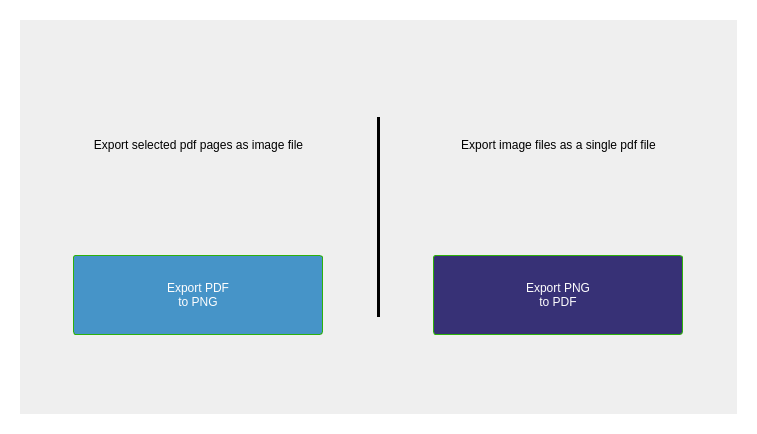
<?xml version="1.0" encoding="UTF-8"?>
<ui version="4.0">
 <class>Frame</class>
 <widget class="QFrame" name="Frame">
  <property name="geometry">
   <rect>
    <x>0</x>
    <y>0</y>
    <width>757</width>
    <height>434</height>
   </rect>
  </property>
  <property name="windowTitle">
   <string>Frame</string>
  </property>
  <property name="styleSheet">
   <string notr="true">
QFrame{
	border-width: 20;
	border-color: rgb(255,255,255);
	border-radius: 3;
	border-style: solid;
}

QPushButton{
	border-width: 1;
	border-color: rgb(46, 177, 11);
	border-radius: 3;
	border-style: solid;
	background-color: rgb(46, 177, 11);
	color: rgb(254, 254, 254);		
	font: 75 14pt &quot;Arial&quot;;
}

QLabel{
	border-width: 0;
}</string>
  </property>
  <property name="frameShape">
   <enum>QFrame::Box</enum>
  </property>
  <property name="lineWidth">
   <number>10</number>
  </property>
  <property name="midLineWidth">
   <number>0</number>
  </property>
  <layout class="QHBoxLayout" name="horizontalLayout_3">
   <property name="spacing">
    <number>0</number>
   </property>
   <property name="leftMargin">
    <number>0</number>
   </property>
   <property name="topMargin">
    <number>0</number>
   </property>
   <property name="rightMargin">
    <number>0</number>
   </property>
   <property name="bottomMargin">
    <number>0</number>
   </property>
   <item>
    <layout class="QHBoxLayout" name="horizontalLayout_5">
     <item>
      <layout class="QVBoxLayout" name="verticalLayout">
       <property name="spacing">
        <number>10</number>
       </property>
       <property name="sizeConstraint">
        <enum>QLayout::SetDefaultConstraint</enum>
       </property>
       <property name="leftMargin">
        <number>50</number>
       </property>
       <property name="topMargin">
        <number>25</number>
       </property>
       <property name="rightMargin">
        <number>50</number>
       </property>
       <property name="bottomMargin">
        <number>25</number>
       </property>
       <item>
        <widget class="QLabel" name="label">
         <property name="sizePolicy">
          <sizepolicy hsizetype="Expanding" vsizetype="Minimum">
           <horstretch>0</horstretch>
           <verstretch>0</verstretch>
          </sizepolicy>
         </property>
         <property name="minimumSize">
          <size>
           <width>100</width>
           <height>200</height>
          </size>
         </property>
         <property name="maximumSize">
          <size>
           <width>16777215</width>
           <height>200</height>
          </size>
         </property>
         <property name="text">
          <string>Export selected pdf pages as image file</string>
         </property>
         <property name="alignment">
          <set>Qt::AlignCenter</set>
         </property>
         <property name="wordWrap">
          <bool>true</bool>
         </property>
        </widget>
       </item>
       <item alignment="Qt::AlignHCenter">
        <widget class="QPushButton" name="_btnExportPdf2Png">
         <property name="sizePolicy">
          <sizepolicy hsizetype="Expanding" vsizetype="Expanding">
           <horstretch>0</horstretch>
           <verstretch>0</verstretch>
          </sizepolicy>
         </property>
         <property name="minimumSize">
          <size>
           <width>250</width>
           <height>80</height>
          </size>
         </property>
         <property name="maximumSize">
          <size>
           <width>250</width>
           <height>80</height>
          </size>
         </property>
         <property name="styleSheet">
          <string notr="true">background-color: rgb(70, 148, 200);</string>
         </property>
         <property name="text">
          <string>Export PDF 
to PNG</string>
         </property>
         <property name="icon">
          <iconset resource="resources.qrc">
           <normaloff>:/resources/images/resources/images/pdf2pdf1.png</normaloff>:/resources/images/resources/images/pdf2pdf1.png</iconset>
         </property>
         <property name="iconSize">
          <size>
           <width>100</width>
           <height>100</height>
          </size>
         </property>
        </widget>
       </item>
       <item>
        <spacer name="verticalSpacer">
         <property name="orientation">
          <enum>Qt::Vertical</enum>
         </property>
         <property name="sizeHint" stdset="0">
          <size>
           <width>20</width>
           <height>40</height>
          </size>
         </property>
        </spacer>
       </item>
      </layout>
     </item>
     <item>
      <widget class="Line" name="line">
       <property name="maximumSize">
        <size>
         <width>16777215</width>
         <height>200</height>
        </size>
       </property>
       <property name="styleSheet">
        <string notr="true">border-color: rgb(0, 0, 0);</string>
       </property>
       <property name="orientation">
        <enum>Qt::Vertical</enum>
       </property>
      </widget>
     </item>
     <item>
      <layout class="QVBoxLayout" name="verticalLayout_2">
       <property name="spacing">
        <number>10</number>
       </property>
       <property name="leftMargin">
        <number>50</number>
       </property>
       <property name="topMargin">
        <number>25</number>
       </property>
       <property name="rightMargin">
        <number>50</number>
       </property>
       <property name="bottomMargin">
        <number>25</number>
       </property>
       <item>
        <widget class="QLabel" name="label_2">
         <property name="sizePolicy">
          <sizepolicy hsizetype="Expanding" vsizetype="Minimum">
           <horstretch>0</horstretch>
           <verstretch>0</verstretch>
          </sizepolicy>
         </property>
         <property name="minimumSize">
          <size>
           <width>200</width>
           <height>200</height>
          </size>
         </property>
         <property name="maximumSize">
          <size>
           <width>16777215</width>
           <height>200</height>
          </size>
         </property>
         <property name="text">
          <string>Export image files as a single pdf file</string>
         </property>
         <property name="alignment">
          <set>Qt::AlignCenter</set>
         </property>
         <property name="wordWrap">
          <bool>true</bool>
         </property>
        </widget>
       </item>
       <item alignment="Qt::AlignHCenter">
        <widget class="QPushButton" name="_btnPng2Pdf">
         <property name="sizePolicy">
          <sizepolicy hsizetype="Preferred" vsizetype="Preferred">
           <horstretch>0</horstretch>
           <verstretch>0</verstretch>
          </sizepolicy>
         </property>
         <property name="minimumSize">
          <size>
           <width>250</width>
           <height>80</height>
          </size>
         </property>
         <property name="maximumSize">
          <size>
           <width>250</width>
           <height>80</height>
          </size>
         </property>
         <property name="styleSheet">
          <string notr="true">background-color: rgb(55, 49, 118);</string>
         </property>
         <property name="text">
          <string>Export PNG 
to PDF</string>
         </property>
         <property name="icon">
          <iconset resource="resources.qrc">
           <normaloff>:/resources/images/resources/images/pdf2pdf1.png</normaloff>:/resources/images/resources/images/pdf2pdf1.png</iconset>
         </property>
         <property name="iconSize">
          <size>
           <width>100</width>
           <height>100</height>
          </size>
         </property>
        </widget>
       </item>
       <item>
        <spacer name="verticalSpacer_2">
         <property name="orientation">
          <enum>Qt::Vertical</enum>
         </property>
         <property name="sizeHint" stdset="0">
          <size>
           <width>20</width>
           <height>40</height>
          </size>
         </property>
        </spacer>
       </item>
      </layout>
     </item>
    </layout>
   </item>
  </layout>
 </widget>
 <resources>
  <include location="icons.qrc"/>
  <include location="resources.qrc"/>
 </resources>
 <connections/>
</ui>
